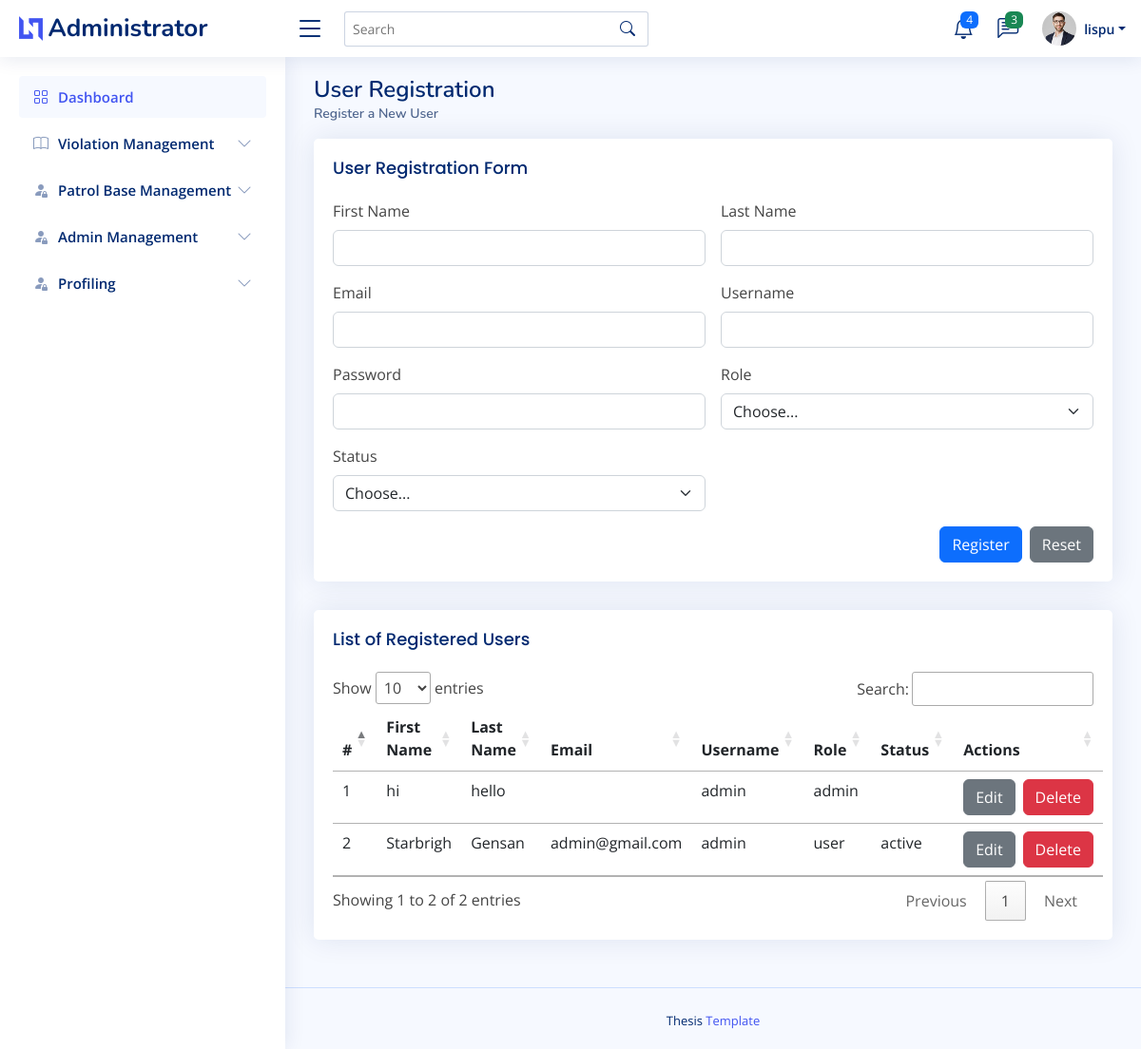
The app's page /admin/register_user.php (signed in), older data.
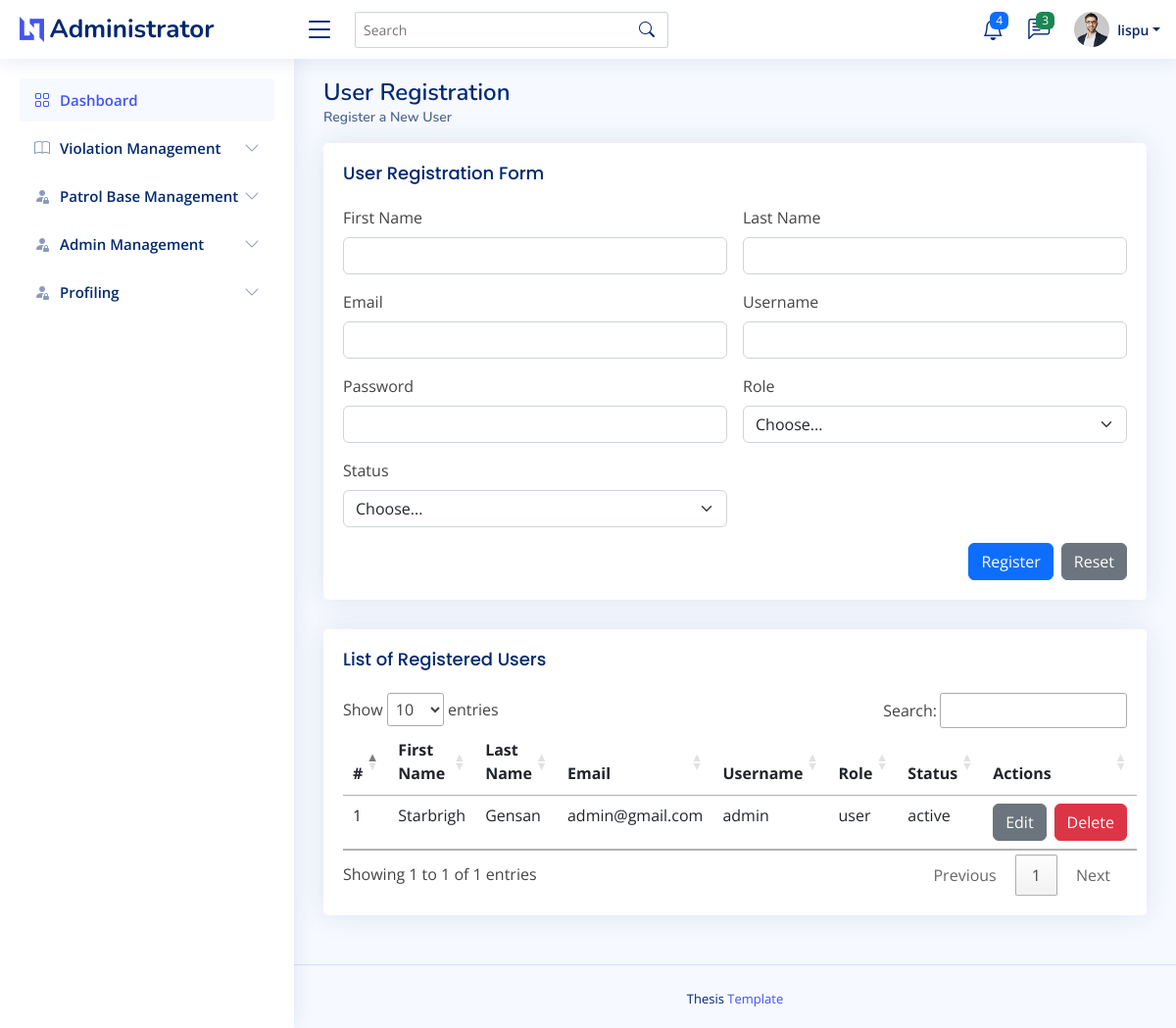
The same page, newer data.
### tables this page shows
CREATE TABLE `user_table`  (
  `user_id` int NOT NULL AUTO_INCREMENT,
  `firstname` varchar(255) NULL DEFAULT NULL,
  `lastname` varchar(255) NULL DEFAULT NULL,
  `role` varchar(255) NULL DEFAULT NULL,
  `username` varchar(255) NULL DEFAULT NULL,
  `password` varchar(255) NULL DEFAULT NULL,
  `date_registered` date NULL DEFAULT current_timestamp,
  `status` varchar(255) NULL DEFAULT NULL,
  `email` varchar(255) NULL DEFAULT NULL,
  PRIMARY KEY (`user_id`) USING BTREE
);

### admin/register_user.php (the view, shortened to what the changed rows need)
<?php
    include("admin_header.php");
?>
<body>
    <main id="main" class="main">
        <div class="pagetitle">
            <h1>User Registration</h1>
        </div>
        <section class="section">
            <div class="row">
                <div class="col-lg-12">
                    <div class="card">
                        <div class="card-body">
                            <h5 class="card-title">List of Registered Users</h5>
                            <table class="table table-hover" id="user_datatable">
                                <thead>
                                    <tr>
                                        <th scope="col">#</th>
                                        <th scope="col">First Name</th>
                                        <th scope="col">Last Name</th>
                                        <th scope="col">Email</th>
                                        <th scope="col">Username</th>
                                        <th scope="col">Role</th>
                                        <th scope="col">Status</th>
                                        <th scope="col">Actions</th>
                                    </tr>
                                </thead>
                                <tbody>
                                    <?php
                                        $stmt = $connection->prepare("SELECT * FROM user_table");
                                        $stmt->execute();
                                        $result = $stmt->get_result();
                                        $count = 1;
                                        while($row = $result->fetch_assoc()) {
                                            echo "<tr>";
                                            echo "<td>".$count."</td>";
                                            echo "<td>".$row['firstname']."</td>";
                                            echo "<td>".$row['lastname']."</td>";
                                            echo "<td>".$row['email']."</td>";
                                            echo "<td>".$row['username']."</td>";
                                            echo "<td>".$row['role']."</td>";
                                            echo "<td>".$row['status']."</td>";
                                            echo "<td class='d-flex'>";
                                            echo "<a class='btn btn-secondary me-2' href='edit_user.php?user_id=" . htmlspecialchars($row['user_id']) . "'>Edit</a>";
                                            echo "<button class='btn btn-danger' data-toggle='modal' data-target='#deleteModal" . $row['user_id'] . "'>Delete</button>";
                                            echo "</td>";
                                            echo "</tr>";
                                            $count++;
                                        }
                                    ?>
                                </tbody>
                            </table>
                        </div>
                    </div>
                </div>
            </div>
        </section>
    </main>
    <?php
        include("admin_footer.php");
    ?>
</body>
</html>

Row changes from the older to the newer data that the page shows:
removed user_table: firstname "hi", lastname "hello", username "admin", role "admin"
Text that changed along with them:
text written by a page script: "Show entries Search: Showing 1 to 2 of 2 entries Previous 1 Next" → "Show entries Search: Showing 1 to 1 of 1 entries Previous 1 Next"
